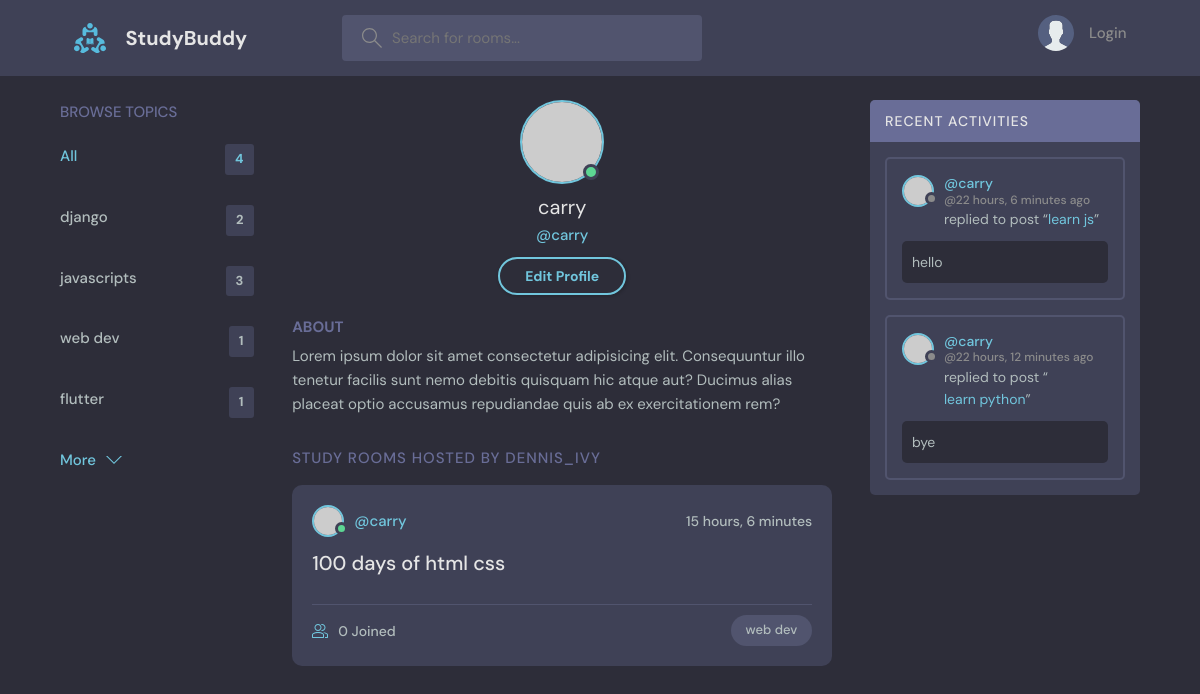
The page /profile/4/ on the database its author committed.
### base/models.py (models this page shows, shortened)
class Topic(models.Model):
    name = models.CharField(max_length = 200)

class Room(models.Model):
    host = models.ForeignKey(User,on_delete = models.SET_NULL,null = True)
    topic = models.ForeignKey(Topic,on_delete = models.SET_NULL,null = True)
    name = models.CharField(max_length = 200)
    description = models.TextField(null = True,blank =True)
    participants = models.ManyToManyField(User,related_name = 'participants',blank = True)
    updated = models.DateTimeField(auto_now = True)
    created = models.DateTimeField(auto_now_add=True)
    class Meta:
        ordering = ['-updated','-created']
    def __str__(self):
        return self.name

class  Message(models.Model):
    user = models.ForeignKey(User,on_delete=models.CASCADE)
    room = models.ForeignKey(Room,on_delete = models.CASCADE)
    body = models.TextField()
    updated = models.DateTimeField(auto_now = True)
    created = models.DateTimeField(auto_now_add=True)
    class Meta:
        ordering = ['-updated','-created']

### base/views.py (the view)
# urls.py: path('profile/<str:pk>/',views.userProfile,name = "user-profile"),
def userProfile(request,pk):
    user = User.objects.get(id = pk)
    rooms = user.room_set.all()
    room_messages = user.message_set.all()
    topics = Topic.objects.all()
    context = {'user':user,'rooms':rooms,'topics':topics,'room_messages':room_messages}
    return render(request,'base/profile.html',context)

### base/templates/base/profile.html
{%extends 'main.html' %}
{%block content%}
  <main class="profile-page layout layout--3">
    <div class="container">
      {%include 'base/topics_components.html'%}
      <div class="roomList">
        <div class="profile">
          <div class="profile__avatar">
            <div class="avatar avatar--large active">
              <img src="https://randomuser.me/api/portraits/men/11.jpg" />
            </div>
          </div>
          <div class="profile__info">
            <h3>{{user.username}}</h3>
            <p>@{{user.username}}</p>
            <a href="edit-user.html" class="btn btn--main btn--pill">Edit Profile</a>
          </div>
          <div class="profile__about">
            <h3>About</h3>
            <p>
              Lorem ipsum dolor sit amet consectetur adipisicing elit. Consequuntur illo tenetur
              facilis sunt nemo debitis quisquam hic atque aut? Ducimus alias placeat optio
              accusamus repudiandae quis ab ex exercitationem rem?
            </p>
          </div>
        </div>
        <div class="roomList__header">
          <div>
            <h2>Study Rooms Hosted by dennis_ivy</a>
            </h2>
          </div>
        </div>
        {%include 'base/feed_components.html' %}
      </div>
      {%include 'base/activity_component.html'%}
    </div>
  </main>
{%endblock content%}

### base/templates/base/topics_components.html
<div class="topics">
    <div class="topics__header">
      <h2>Browse Topics</h2>
    </div>
    <ul class="topics__list">
      <li>
        <a href="{%url 'home'%}" class="active">All <span>{{topics.count}}</span></a>
      </li>
      {%for topic in topics%}
      <li>
        <a href="{% url 'home'%}?q={{topic.name}}">{{topic.name}} <span>{{topic.room_set.all.count}}</span></a>
      </li>
      {%endfor%}
    </ul>
    <a class="btn btn--link" href="topics.html">
      More
      <svg version="1.1" xmlns="http://www.w3.org/2000/svg" width="32" height="32" viewBox="0 0 32 32">
        <title>chevron-down</title>
        <path d="M16 21l-13-13h-3l16 16 16-16h-3l-13 13z"></path>
      </svg>
    </a>
  </div>

### base/templates/base/feed_components.html (shortened to what this page needs)
{%for room in rooms%}
<div class="roomListRoom">
    <div class="roomListRoom__header">
      <a href="{% url 'user-profile' room.host.id %}" class="roomListRoom__author">
        <div class="avatar avatar--small active">
          <img src="https://randomuser.me/api/portraits/men/11.jpg" />
        </div>
        <span>@{{room.host.username}}</span>
      </a>
      <div class="roomListRoom__actions">
        <span>{{room.created|timesince}}</span>
      </div>
    </div>
    <div class="roomListRoom__content">
      <a href="{% url 'room' room.id %}">{{room.name}}</a>
    </div>
    <div class="roomListRoom__meta">
      <a class="roomListRoom__joined" href = "{% url 'room' room.id %}">
        {{room.participants.all.count}} Joined
      </a>
      <p class="roomListRoom__topic">{{room.topic.name}}</p>
    </div>
  </div>
{% endfor %}

### base/templates/base/activity_component.html (shortened to what this page needs)
<div class="activities">
    <div class="activities__header">
      <h2>Recent Activities</h2>
    </div>
    {%for message in room_messages%}
    <div class="activities__box">
      <div class="activities__boxHeader roomListRoom__header">
        <a href="{% url 'user-profile' message.user.id %}" class="roomListRoom__author">
          <div class="avatar avatar--small">
            <img src="https://randomuser.me/api/portraits/women/11.jpg" />
          </div>
          <p>
            @{{message.user}}
            <span>@{{message.created|timesince}} ago</span>
          </p>
        </a>
      </div>
      <div class="activities__boxContent">
        <p>replied to post “<a href="{%url 'room' message.room.id %}">{{message.room}}</a>”</p>
        <div class="activities__boxRoomContent">
          {{message.body}}
        </div>
      </div>
    </div>
    {%endfor%}
  </div>

### rows shown on the page
Topic: name "django", room_set.all.count "2"
Topic: name "javascripts", room_set.all.count "3"
Topic: name "web dev", room_set.all.count "1"
Topic: name "flutter", room_set.all.count "1"
Room: host.username "carry", created "15 hours, 6 minutes", name "100 days of html css", participants.all.count "0", topic.name "web dev"
Message: user "carry", created "22 hours, 6 minutes", room "learn js", body "hello"
Message: user "carry", created "22 hours, 12 minutes", room "learn python", body "bye"

### other values the page prints
{{ topics.count }} "4"
{{ user.username }} "carry"
